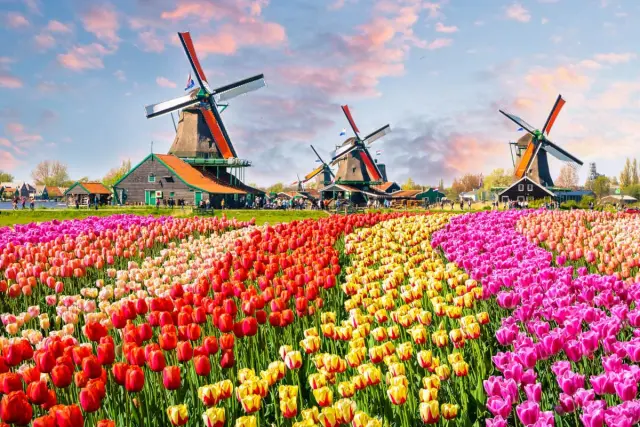
#> input picture reto-3/keukenhof-paises-bajos.webp, 640 x 427 px, found by its file name
$ python reto-3.py
#> lines starting #> are read from the running program, lines starting #| are printed output that depends on the picture; after the words box and inside, x2 and y2 are one past the last pixel; in counts of white or black regions, pixels touching at a corner belong together
import cv2
import numpy as np

# LEER LA IMAGEN A COLOR CON OPENCV
ruta = "reto-3/keukenhof-paises-bajos.webp"
img_bgr = cv2.imread(ruta, cv2.IMREAD_COLOR)
#> img_bgr is the input picture: shape (427, 640, 3); mean B, G, R 128.7, 138.8, 176.9


# IMPRIMIR LA FORMA (SHAPE) DE LA IMAGEN
print("Shape de la imagen (alto, ancho, canales):", img_bgr.shape)
#| Shape de la imagen (alto, ancho, canales): (427, 640, 3)


# DEFINIR LAS 6 REGIONES DE INTERÉS (ROI) -> (x, y, w, h)
# Elegidas por inspección visual
# ROI1-5: zonas de color predominantemente homogéneo
# ROI6  : zona heterogénea (casas + molinos + cielo + gente)
rois = {
    "ROI1_Rojo_tulipanes":      (170, 250, 50, 40),
    "ROI2_Amarillo_tulipanes":  (290, 250, 50, 40),
    "ROI3_Magenta_tulipanes":   (510, 240, 50, 40),
    "ROI4_Blanco_rosado":       (15, 300, 50, 30),
    "ROI5_Celeste_cielo":       (250, 15, 80, 40),
    "ROI6_Mixta_casas_molinos": (80, 150, 250, 50),
}

colores_dibujo = {
    "ROI1_Rojo_tulipanes":      (255, 255, 255),
    "ROI2_Amarillo_tulipanes":  (255, 0, 0),
    "ROI3_Magenta_tulipanes":   (255, 255, 255),
    "ROI4_Blanco_rosado":       (0, 0, 0),
    "ROI5_Celeste_cielo":       (0, 0, 255),
    "ROI6_Mixta_casas_molinos": (0, 0, 0),
}


# DIBUJAR LOS RECUADROS SOBRE UNA COPIA DE LA IMAGEN ORIGINAL
img_anotada = img_bgr.copy()
for nombre, (x, y, w, h) in rois.items():
    color = colores_dibujo[nombre]
    cv2.rectangle(img_anotada, (x, y), (x + w, y + h), color, 2)
    etiqueta = nombre.split("_")[0]
    ty = y - 6 if y - 6 > 10 else y + h + 15
    cv2.putText(img_anotada, etiqueta, (x, ty),
                cv2.FONT_HERSHEY_SIMPLEX, 0.5, color, 1, cv2.LINE_AA)
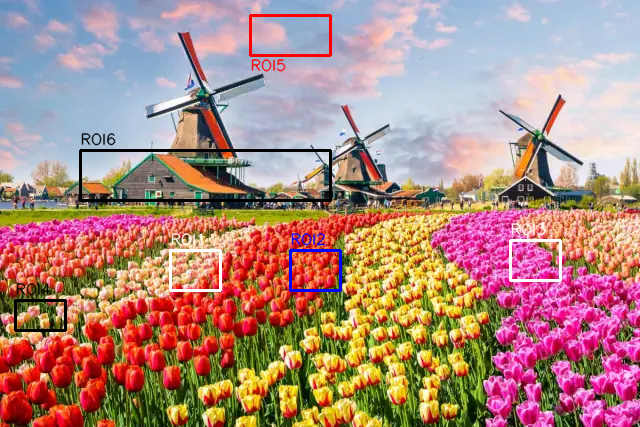
#> img_anotada: shape (427, 640, 3); 2.3% of pixels changed, all inside (x1, y1, x2, y2) = (14, 14, 562, 332)

cv2.imwrite("reto-3/keukenhof_regiones.png", img_anotada)


# MEDIA Y DESVIACIÓN ESTÁNDAR POR CANAL (B, G, R) EN CADA ROI
print("\n{:<28}{:>20}{:>28}".format("Región", "Media (B,G,R)", "Desv. estándar (B,G,R)"))
print("-" * 76)

for nombre, (x, y, w, h) in rois.items():
    region = img_bgr[y:y + h, x:x + w]
    media, std = cv2.meanStdDev(region)
    media = media.flatten()
    std = std.flatten()
    print("{:<28}{:>20}{:>28}".format(
        nombre,
        f"({media[0]:.1f}, {media[1]:.1f}, {media[2]:.1f})",
        f"({std[0]:.1f}, {std[1]:.1f}, {std[2]:.1f})"
    ))
#> this loop made 6 passes
#> (media, std) on passes 1 to 6: ([109.2, 142.8, 223], [55.41, 60.32, 32.13]), ([41.55, 71.35, 209.6], [34.11, 44.97, 45.7]), ([157.1, 89.71, 219], [58.31, 48.22, 38.17]), ([66.68, 118.3, 139.6], [58.65, 53.43, 74.25]), ([201.1, 174.7, 168.9], [6.9, 6.26, 28.53]), ([133.3, 146.3, 152.7], [71.75, 59.37, 67])
#| ROI1_Rojo_tulipanes         (109.2, 142.8, 223.0)          (55.4, 60.3, 32.1)
#| ROI2_Amarillo_tulipanes      (41.6, 71.3, 209.6)          (34.1, 45.0, 45.7)
#| ROI3_Magenta_tulipanes      (157.1, 89.7, 219.0)          (58.3, 48.2, 38.2)
#| ROI4_Blanco_rosado          (66.7, 118.3, 139.6)          (58.7, 53.4, 74.2)
#| ROI5_Celeste_cielo          (201.1, 174.7, 168.9)            (6.9, 6.3, 28.5)
#| ROI6_Mixta_casas_molinos    (133.3, 146.3, 152.7)          (71.7, 59.4, 67.0)
#> pass 1, `region = img_bgr[y:y + h, x:x + w]`:
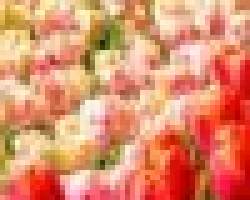
#> region: shape (40, 50, 3) (shown 5 times larger); mean B, G, R 109.2, 142.8, 223
#> pass 2, `region = img_bgr[y:y + h, x:x + w]`:
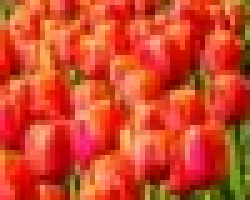
#> region: shape (40, 50, 3) (shown 5 times larger); mean B, G, R 41.6, 71.3, 209.6
#> pass 3, `region = img_bgr[y:y + h, x:x + w]`:
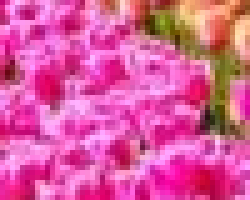
#> region: shape (40, 50, 3) (shown 5 times larger); mean B, G, R 157.1, 89.7, 219
#> after the loop:
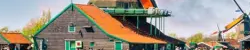
#> region: shape (50, 250, 3); mean B, G, R 133.3, 146.3, 152.7
